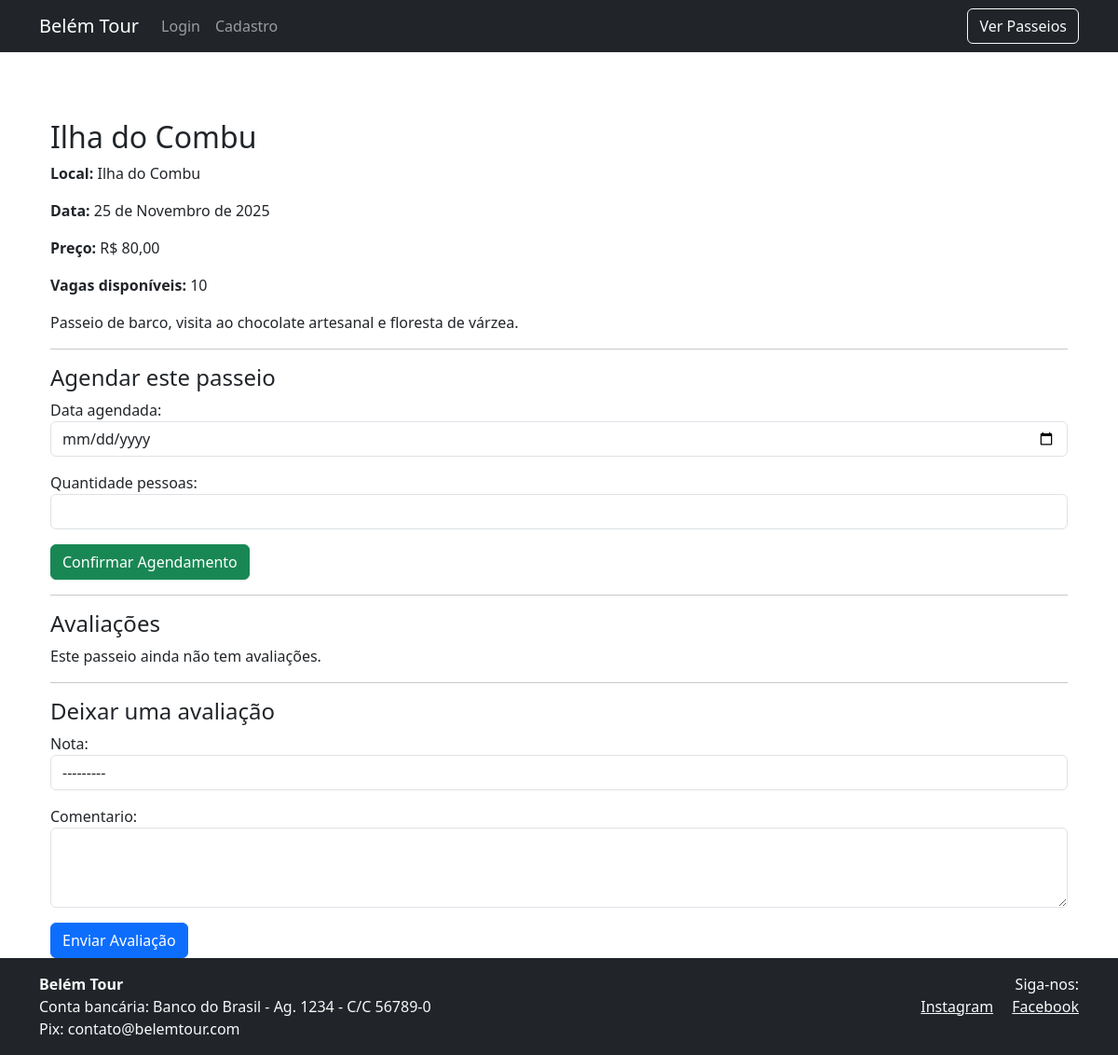
The app's page /passeios/28/ with its own data.
### passeios/models.py (models this page shows, shortened)
class Passeio(models.Model):
    titulo = models.CharField(max_length=100)
    descricao = models.TextField()
    local = models.CharField(max_length=100)
    data = models.DateField()
    preco = models.DecimalField(max_digits=8, decimal_places=2)
    vagas_disponiveis = models.PositiveIntegerField(default=10)

### passeios/views.py (the view, shortened to what this page needs)
# urls.py: path('<int:passeio_id>/', views.detalhe_passeio, name='detalhe_passeio'),
def detalhe_passeio(request, passeio_id):
    passeio = get_object_or_404(Passeio, id=passeio_id)
    agendamento_form = AgendamentoForm()
    avaliacao_form = AvaliacaoForm()
    return render(request, 'passeios/passeio_detalhe.html', {
        'passeio': passeio,
        'agendamento_form': agendamento_form,
        'avaliacao_form': avaliacao_form,
        'avaliacoes': passeio.avaliacoes.all().order_by('-data')
    })

### agendamentos/forms.py
class AgendamentoForm(forms.ModelForm):
    class Meta:
        model = Agendamento
        fields = ['data_agendada', 'quantidade_pessoas']
        widgets = {
            'data_agendada': forms.DateInput(
                format='%Y-%m-%d',
                attrs={'type': 'date', 'class': 'form-control'}
            ),
            'quantidade_pessoas': forms.NumberInput(attrs={'class': 'form-control'})
        }
    def __init__(self, *args, **kwargs):
        super().__init__(*args, **kwargs)
        self.fields['data_agendada'].input_formats = ['%Y-%m-%d']

### passeios/forms.py
class AvaliacaoForm(forms.ModelForm):
    class Meta:
        model = Avaliacao
        fields = ['nota', 'comentario']
        widgets = {
            'nota': forms.Select(attrs={'class': 'form-control'}),
            'comentario': forms.Textarea(attrs={'class': 'form-control', 'rows': 3}),
        }

### passeios/templates/passeios/passeio_detalhe.html (shortened to what this page needs)
{% extends 'base.html' %}
{% block content %}
<div class="container mt-5">
  <h2>{{ passeio.titulo }}</h2>
  <p><strong>Local:</strong> {{ passeio.local }}</p>
  <p><strong>Data:</strong> {{ passeio.data }}</p>
  <p><strong>Preço:</strong> R$ {{ passeio.preco }}</p>
  <p><strong>Vagas disponíveis:</strong> {{ passeio.vagas_disponiveis }}</p>
  <p>{{ passeio.descricao }}</p>
  <hr>
  <h4>Agendar este passeio</h4>
  {% if passeio.vagas_disponiveis > 0 %}
    <form method="post" action="">
      {{ agendamento_form.as_p }}
      <button type="submit" name="agendar" class="btn btn-success">Confirmar Agendamento</button>
    </form>
  {% else %}
    <div class="alert alert-danger">Este passeio está esgotado.</div>
  {% endif %}
  <hr>
  <h4>Avaliações</h4>
  {% for avaliacao in avaliacoes %}
    <div class="border p-2 mb-2">
      <strong>{{ avaliacao.usuario.username }}</strong> – {{ avaliacao.nota }}⭐<br>
      <small>{{ avaliacao.data|date:"d/m/Y H:i" }}</small><br>
      {{ avaliacao.comentario }}
    </div>
  {% empty %}
    <p>Este passeio ainda não tem avaliações.</p>
  {% endfor %}
  <hr>
  <h4>Deixar uma avaliação</h4>
  <form method="post" action="">
    {{ avaliacao_form.as_p }}
    <button type="submit" name="avaliar" class="btn btn-primary">Enviar Avaliação</button>
  </form>
</div>
{% endblock %}

### records on screen
Passeio: titulo "Ilha do Combu", local "Ilha do Combu", data "25 de Novembro de 2025", preco "80,00", vagas_disponiveis "10", descricao "Passeio de barco, visita ao chocolate artesanal e floresta de várzea."
